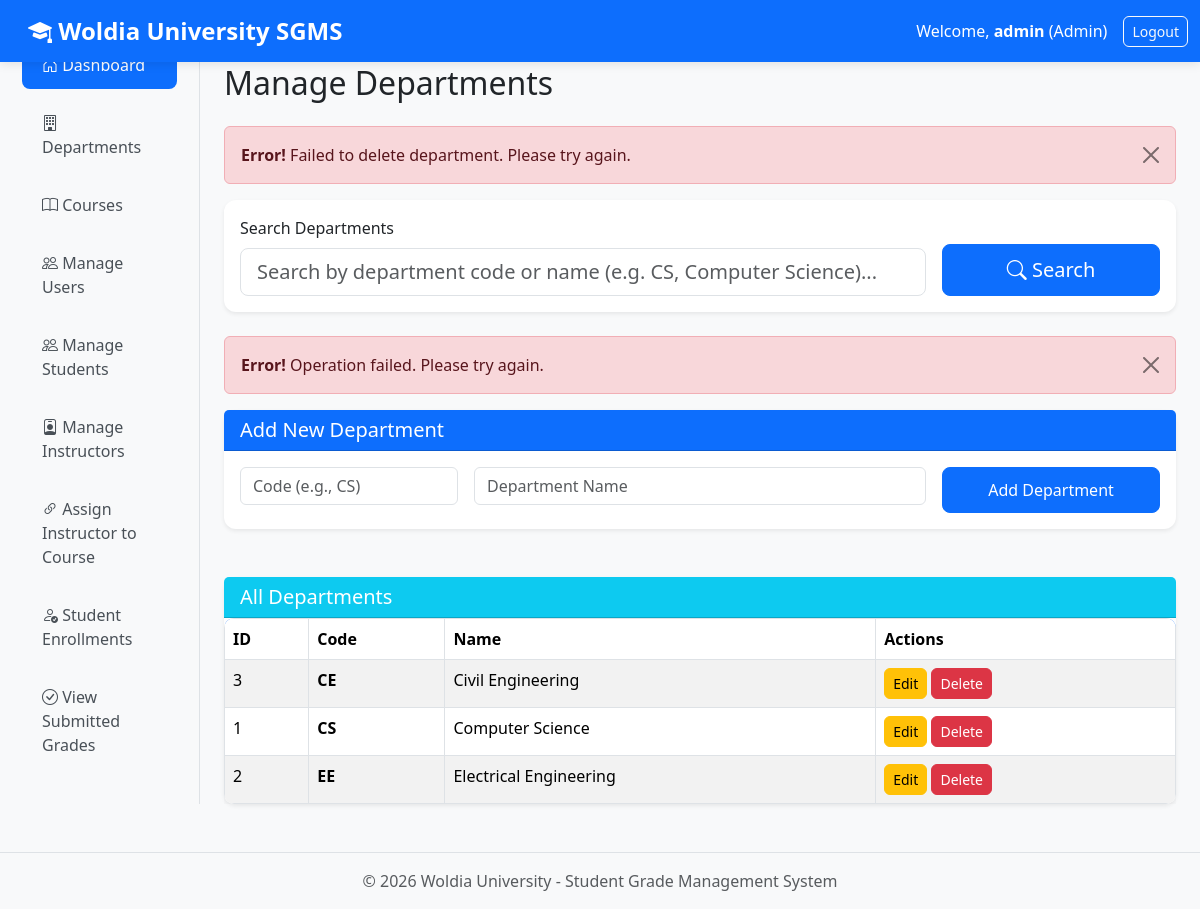
Page /admin/manage_departments.php?msg=error (signed in) on the committed database.
### tables this page shows
CREATE TABLE departments (
    id INT AUTO_INCREMENT PRIMARY KEY,
    dept_code VARCHAR(10) UNIQUE NOT NULL,   
    dept_name VARCHAR(100) NOT NULL          
);

### admin/manage_departments.php (the view, shortened to what this page needs)
<?php include '../includes/header.php'; ?>
<h2 class="mb-4">Manage Departments</h2>
<?php if (isset($_GET['msg'])): ?>
    <?php
    $msg = $_GET['msg'];
    ?>
    <?php if ($msg === 'deleted'): ?>
        <div class="alert alert-success alert-dismissible fade show mt-3">
            <strong>Success!</strong> Department has been deleted successfully.
            <button type="button" class="btn-close" data-bs-dismiss="alert"></button>
        </div>
    <?php elseif ($msg === 'error'): ?>
        <div class="alert alert-danger alert-dismissible fade show mt-3">
            <strong>Error!</strong> Failed to delete department. Please try again.
            <button type="button" class="btn-close" data-bs-dismiss="alert"></button>
        </div>
    <?php endif; ?>
<?php endif; ?>
<div class="card mb-4 shadow-sm">
    <div class="card-body">
        <form method="GET" class="row g-3 align-items-end">
            <div class="col-md-9">
                <label for="search" class="form-label">Search Departments</label>
                <input type="text"
                       name="search"
                       id="search"
                       class="form-control form-control-lg"
                       placeholder="Search by department code or name (e.g. CS, Computer Science)..."
                       value="<?= htmlspecialchars($_GET['search'] ?? '') ?>">
            </div>
            <div class="col-md-3">
                <button type="submit" class="btn btn-primary btn-lg w-100">
                    <i class="bi bi-search"></i> Search
                </button>
            </div>
        </form>
    </div>
</div>
<?php if (isset($_GET['msg'])): ?>
    <?php
    $msg = $_GET['msg'];
    if ($msg === 'added'): ?>
        <div class="alert alert-success alert-dismissible fade show">
            <strong>Success!</strong> Department has been added.
            <button type="button" class="btn-close" data-bs-dismiss="alert"></button>
        </div>
    <?php elseif ($msg === 'error'): ?>
        <div class="alert alert-danger alert-dismissible fade show">
            <strong>Error!</strong> Operation failed. Please try again.
            <button type="button" class="btn-close" data-bs-dismiss="alert"></button>
        </div>
    <?php endif; ?>
<?php endif; ?>
<div class="card mb-5 shadow-sm">
    <div class="card-header bg-primary text-white">
        <h5 class="mb-0">Add New Department</h5>
    </div>
    <div class="card-body">
        <form action="process_add_department.php" method="POST">
            <div class="row g-3">
                <div class="col-md-3">
                    <input type="text" name="dept_code" class="form-control" placeholder="Code (e.g., CS)" required>
                </div>
                <div class="col-md-6">
                    <input type="text" name="dept_name" class="form-control" placeholder="Department Name" required>
                </div>
                <div class="col-md-3">
                    <button type="submit" class="btn btn-primary w-100">Add Department</button>
                </div>
            </div>
        </form>
    </div>
</div>
<div class="card shadow-sm">
    <div class="card-header bg-info text-white d-flex justify-content-between align-items-center">
        <h5 class="mb-0">All Departments</h5>
    </div>
    <div class="card-body p-0">
        <div class="table-responsive">
            <table class="table table-striped table-hover table-bordered mb-0">
                <thead>
                    <tr>
                        <th>ID</th>
                        <th>Code</th>
                        <th>Name</th>
                        <th>Actions</th>
                    </tr>
                </thead>
                <tbody>
                <?php
                $sql = "SELECT * FROM departments";
                $sql .= " ORDER BY dept_name";
                $stmt = $conn->prepare($sql);
                $stmt->execute();
                $result = $stmt->get_result();
                $has_results = $result->num_rows > 0;
                if ($has_results):
                    while ($row = $result->fetch_assoc()):
                ?>
                        <tr>
                            <td><?= htmlspecialchars($row['id']) ?></td>
                            <td><strong><?= htmlspecialchars($row['dept_code']) ?></strong></td>
                            <td><?= htmlspecialchars($row['dept_name']) ?></td>
                            <td>
                                <a href='edit_department.php?id=<?= $row['id'] ?>'
                                   class='btn btn-sm btn-warning'>Edit</a>
                                <a href='delete_department.php?id=<?= $row['id'] ?>'
                                   class='btn btn-sm btn-danger'
                                   onclick='return confirm("Delete this department? Departments with courses may cause issues.")'>
                                   Delete
                                </a>
                            </td>
                        </tr>
                <?php
                    endwhile;
                endif; ?>
                </tbody>
            </table>
        </div>
    </div>
</div>
<?php include '../includes/footer.php'; ?>

### assets/css/style.css (style rules this page uses)
body { background-color: #f8f9fa; font-family: 'Segoe UI', Arial, sans-serif; }
.card { border: none; border-radius: 12px; box-shadow: 0 4px 15px rgba(0,0,0,0.08); transition: transform 0.2s; }
.table { background: white; border-radius: 10px; overflow: hidden; box-shadow: 0 4px 15px rgba(0,0,0,0.05); }
.table thead { background-color: #0d6efd; color: white; }
.btn-primary { border-radius: 8px; padding: 10px 20px; }
.btn-sm { border-radius: 6px; }

### rows in the picture
departments: id "3", dept_code "CE", dept_name "Civil Engineering"
departments: id "1", dept_code "CS", dept_name "Computer Science"
departments: id "2", dept_code "EE", dept_name "Electrical Engineering"

### other values in the picture
$_SESSION['username'] "admin"
$current_role "Admin"
